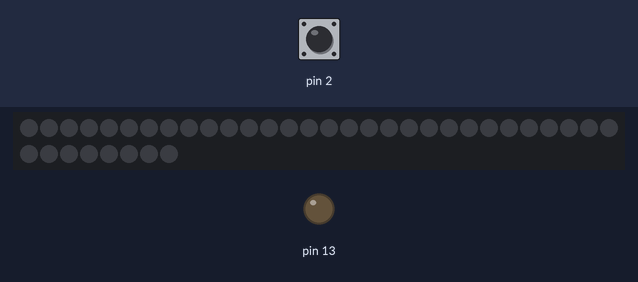
Recording of a sketch running on a simulated Arduino Uno, built with avr-gcc and run on an emulated ATmega328P. Parts: 38 RGB LEDs in strip order, left to right, continuing on the next row, output pins drawn as LEDs (lit = HIGH). Inputs (shaded band) come from the test bench; at power-on: pin 2 HIGH. Random numbers use the default seed unless the sketch sets one.

Above: at 1.2 s.
1.3 s: pin 2 pulled LOW for 0.15 s
At 1.36 s:
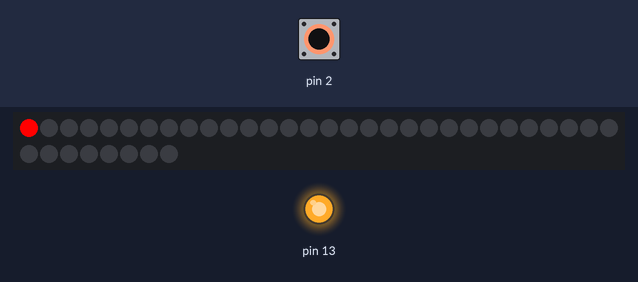
6.1 s: pin 2 pulled LOW for 3.2 s
At 6.8 s:
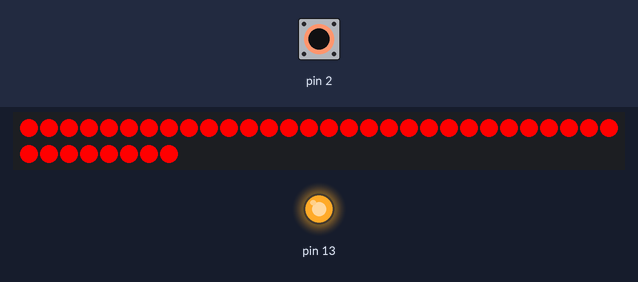
At 8.66 s:
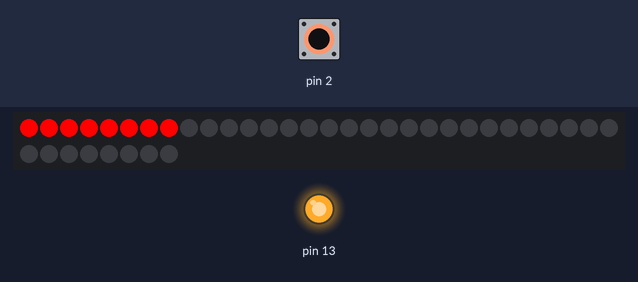
Timing chart, 0 to 14.6 s (numbered marks = the images above; inputs shaded):
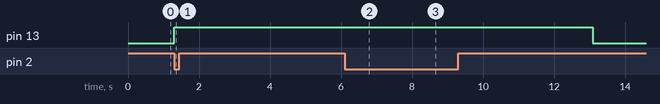

Measured:
- after the input at 1.3 s, pin 13: LOW → HIGH at once; the LEDs: change at once (image 1)
- what the display in image 2 shows lasts 1.5 s, from 6.2 s to 7.7 s

The sketch:

Manual_start_NEW.ino
```cpp
#include <Adafruit_NeoPixel.h>

#define PIN 6
Adafruit_NeoPixel strip = Adafruit_NeoPixel(38, PIN, NEO_GRB + NEO_KHZ800);
long randNumber;

void setup() {
  strip.begin();
  strip.show();
  randomSeed(analogRead(0));
//  Serial.begin(9600);
  pinMode(2, INPUT_PULLUP);
  pinMode(13, OUTPUT);

}

void loop() {
  //read the pushbutton value into a variable
  int sensorVal = digitalRead(2);
  //print out the value of the pushbutton
//  Serial.println(sensorVal);
  if (sensorVal == HIGH) {
    digitalWrite(13, LOW);


  } else {
    digitalWrite(13, HIGH);
    lightSequence();
    randNumber = random(1500);  //Generatea random number form 0-1500 for delay befor lights out.
    delay(randNumber);
//    Serial.print(randNumber);
    strip.clear();
    strip.show();
  }
}

void lightSequence() {
  for (uint16_t i = 0; i < 8; i++) {
    strip.setPixelColor(i, 255, 0, 0);
    strip.show();
    delay(125);
    Serial.print(i);
  }
  for (uint16_t i = 8; i < 16; i++) {
    strip.setPixelColor(i, 255, 0, 0);
    strip.show();
    delay(125);
    Serial.print(i);
  }
  for (uint16_t i = 16; i < 24; i++) {
    strip.setPixelColor(i, 255, 0, 0);
    strip.show();
    delay(125);
    Serial.print(i);
  }
  for (uint16_t i = 24; i < 32; i++) {
    strip.setPixelColor(i, 255, 0, 0);
    strip.show();
    delay(125);
    Serial.print(i);
  }
  for (uint16_t i = 32; i < 39; i++) {
    strip.setPixelColor(i, 255, 0, 0);
    strip.show();
    delay(166);
    Serial.print(i);
  }
}
```
